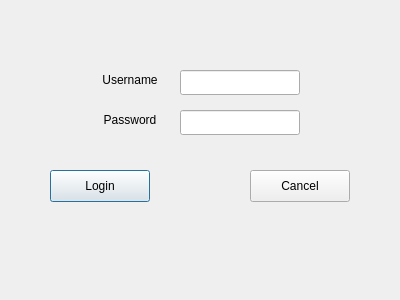
<?xml version="1.0" encoding="UTF-8"?>
<ui version="4.0">
 <class>LoginDialog</class>
 <widget class="QDialog" name="LoginDialog">
  <property name="geometry">
   <rect>
    <x>0</x>
    <y>0</y>
    <width>400</width>
    <height>300</height>
   </rect>
  </property>
  <property name="windowTitle">
   <string>Login</string>
  </property>
  <widget class="QLabel" name="label">
   <property name="geometry">
    <rect>
     <x>90</x>
     <y>70</y>
     <width>80</width>
     <height>20</height>
    </rect>
   </property>
   <property name="text">
    <string>Username</string>
   </property>
   <property name="alignment">
    <set>Qt::AlignCenter</set>
   </property>
  </widget>
  <widget class="QLabel" name="label_2">
   <property name="geometry">
    <rect>
     <x>90</x>
     <y>110</y>
     <width>80</width>
     <height>20</height>
    </rect>
   </property>
   <property name="text">
    <string>Password</string>
   </property>
   <property name="alignment">
    <set>Qt::AlignCenter</set>
   </property>
  </widget>
  <widget class="QLineEdit" name="userEdit">
   <property name="enabled">
    <bool>true</bool>
   </property>
   <property name="geometry">
    <rect>
     <x>180</x>
     <y>70</y>
     <width>120</width>
     <height>25</height>
    </rect>
   </property>
   <property name="maxLength">
    <number>256</number>
   </property>
  </widget>
  <widget class="QLineEdit" name="pwdEdit">
   <property name="geometry">
    <rect>
     <x>180</x>
     <y>110</y>
     <width>120</width>
     <height>25</height>
    </rect>
   </property>
   <property name="maxLength">
    <number>256</number>
   </property>
   <property name="echoMode">
    <enum>QLineEdit::Password</enum>
   </property>
  </widget>
  <widget class="QPushButton" name="loginButton">
   <property name="geometry">
    <rect>
     <x>50</x>
     <y>170</y>
     <width>100</width>
     <height>32</height>
    </rect>
   </property>
   <property name="text">
    <string>Login</string>
   </property>
  </widget>
  <widget class="QPushButton" name="cancelButton">
   <property name="geometry">
    <rect>
     <x>250</x>
     <y>170</y>
     <width>100</width>
     <height>32</height>
    </rect>
   </property>
   <property name="text">
    <string>Cancel</string>
   </property>
  </widget>
  <widget class="QLabel" name="statusLabel">
   <property name="geometry">
    <rect>
     <x>35</x>
     <y>230</y>
     <width>330</width>
     <height>30</height>
    </rect>
   </property>
   <property name="text">
    <string/>
   </property>
   <property name="alignment">
    <set>Qt::AlignCenter</set>
   </property>
  </widget>
 </widget>
 <resources/>
 <connections>
  <connection>
   <sender>cancelButton</sender>
   <signal>clicked()</signal>
   <receiver>LoginDialog</receiver>
   <slot>close()</slot>
   <hints>
    <hint type="sourcelabel">
     <x>296</x>
     <y>185</y>
    </hint>
    <hint type="destinationlabel">
     <x>199</x>
     <y>149</y>
    </hint>
   </hints>
  </connection>
 </connections>
</ui>
